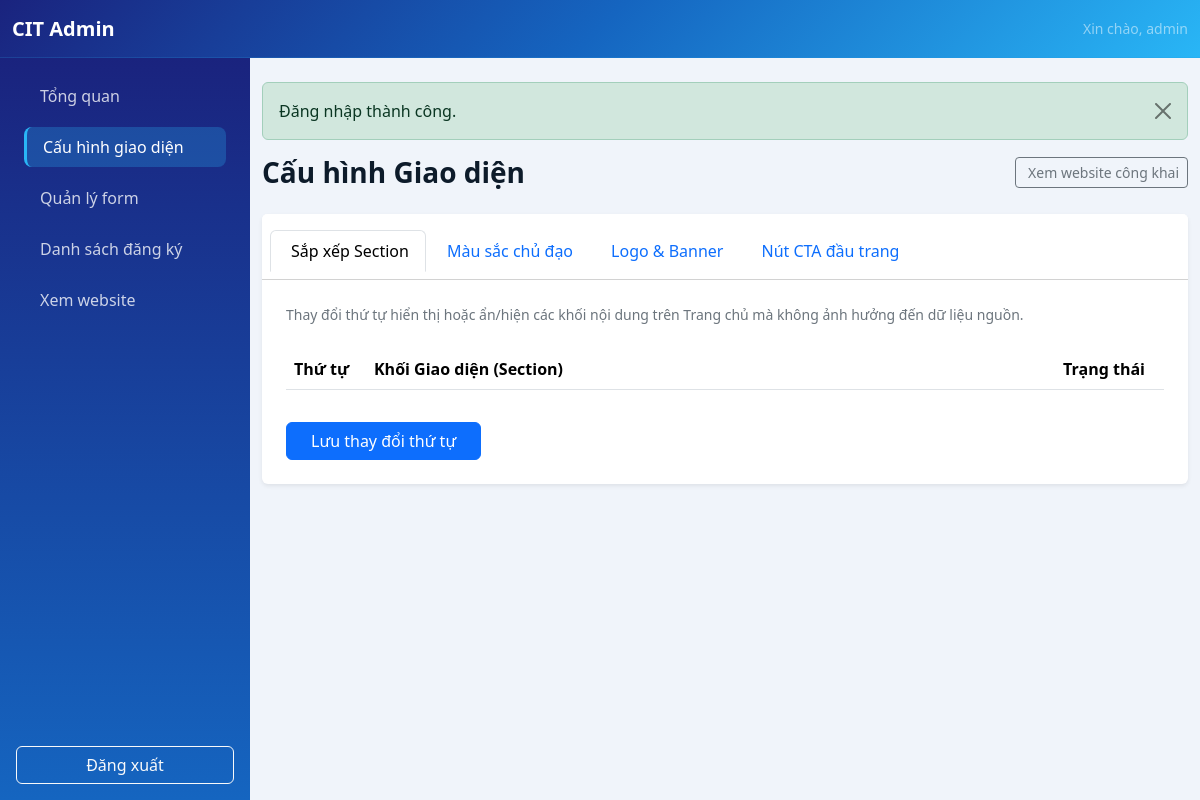
The app's page /admin/settings.php (signed in), older data.
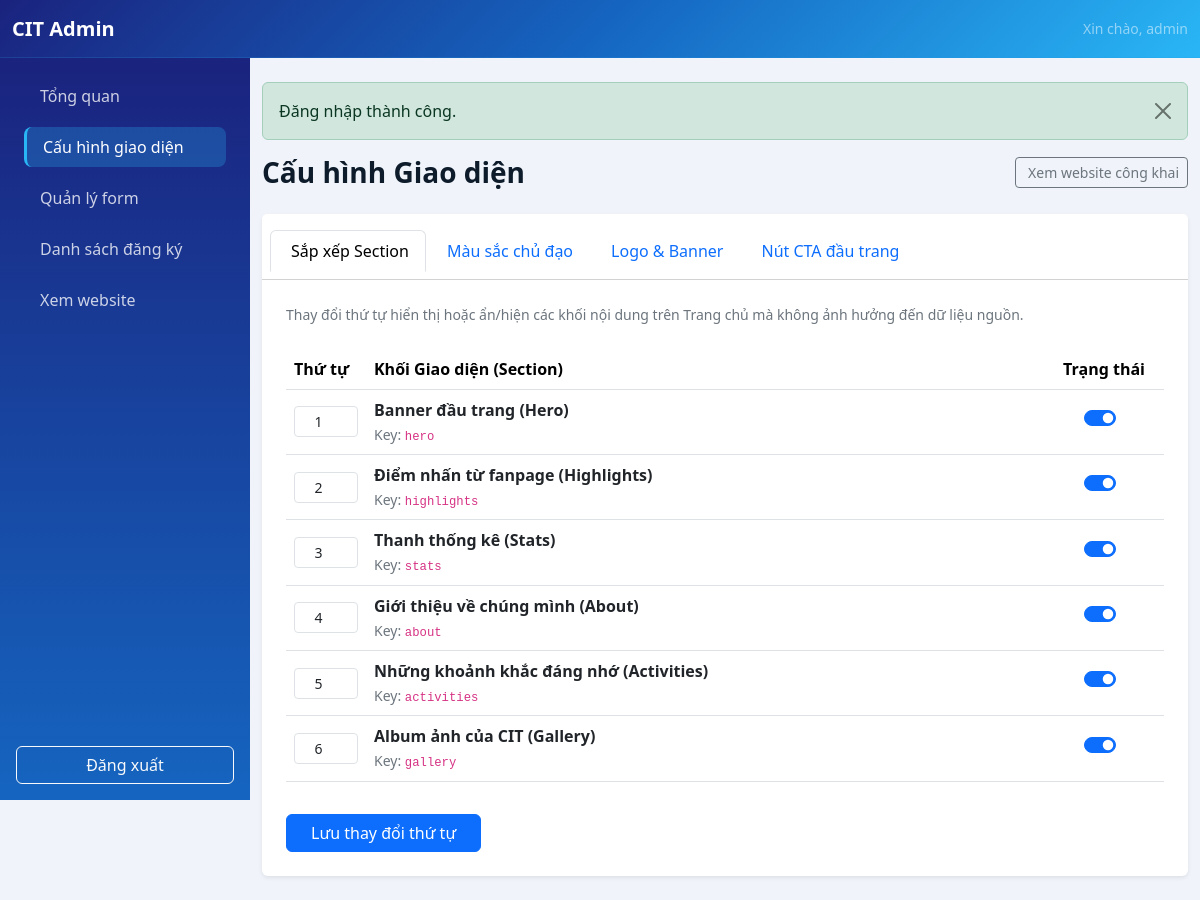
The same page, newer data.
### tables this page shows
CREATE TABLE `sections` (
  `id` int unsigned NOT NULL AUTO_INCREMENT,
  `section_key` varchar(50) NOT NULL,
  `section_name` varchar(100) NOT NULL,
  `sort_order` int unsigned NOT NULL DEFAULT '0',
  `is_visible` tinyint(1) NOT NULL DEFAULT '1',
  PRIMARY KEY (`id`),
  UNIQUE KEY `section_key` (`section_key`)
);

### config.php (called while the page is built, shortened)
<?php
function e(?string $value): string
{
    return htmlspecialchars($value ?? '', ENT_QUOTES | ENT_SUBSTITUTE, 'UTF-8');
}
function get_flash(): ?array
{
    $flash = $_SESSION['flash'] ?? null;
    return is_array($flash) ? $flash : null;
}

### includes/helpers.php (called while the page is built, shortened)
<?php
function render_component(string $component, array $props = []): void
{
    $component = preg_replace('/[^a-zA-Z0-9_\/\\-]+/', '', $component);
    $componentPath = __DIR__ . '/components/' . str_replace(['\\', '/'], DIRECTORY_SEPARATOR, $component) . '.php';
    extract($props, EXTR_SKIP);
    require $componentPath;
}

### includes/db.php (called while the page is built, shortened)
<?php
function db(): PDO
{
    static $pdo = null;
    if ($pdo instanceof PDO) {
        return $pdo;
    }
    $dbHost = getenv('DB_HOST') ?: '127.0.0.1';
    $dbPort = getenv('DB_PORT') ?: '3306';
    $dbName = getenv('DB_NAME') ?: 'club_management';
    $dbUser = getenv('DB_USER') ?: 'root';
    $dbPass = getenv('DB_PASS') ?: 'Cit@2026';
    $options = [
        PDO::ATTR_ERRMODE => PDO::ERRMODE_EXCEPTION,
        PDO::ATTR_DEFAULT_FETCH_MODE => PDO::FETCH_ASSOC,
        PDO::ATTR_EMULATE_PREPARES => false,
        PDO::ATTR_TIMEOUT => 5,
    ];
    if (defined('Pdo\Mysql::ATTR_INIT_COMMAND')) {
        $options[Pdo\Mysql::ATTR_INIT_COMMAND] = "SET SESSION sql_mode='STRICT_TRANS_TABLES,ERROR_FOR_DIVISION_BY_ZERO,NO_ENGINE_SUBSTITUTION'";
    } elseif (defined('PDO::MYSQL_ATTR_INIT_COMMAND')) {
        $options[PDO::MYSQL_ATTR_INIT_COMMAND] = "SET SESSION sql_mode='STRICT_TRANS_TABLES,ERROR_FOR_DIVISION_BY_ZERO,NO_ENGINE_SUBSTITUTION'";
    }
    try {
        $pdo = new PDO(
            "mysql:host={$dbHost};port={$dbPort};dbname={$dbName};charset=utf8mb4;connect_timeout=5",
            $dbUser,
            $dbPass,
            $options
        );
    } catch (PDOException $exception) {
        error_log('Database connection failed: ' . $exception->getMessage());
        http_response_code(500);
        exit('Không thể kết nối cơ sở dữ liệu. Vui lòng kiểm tra cấu hình.');
    }
    return $pdo;
}
class LazyPDO
{
    private ?PDO $instance = null;
    private function getPDO(): PDO
    {
        if ($this->instance === null) {
            $this->instance = db();
        }
        return $this->instance;
    }
    public function query(string $query, ?int $fetchMode = null, mixed ...$fetchModeArgs): PDOStatement|false
    {
        return $this->getPDO()->query($query, $fetchMode, ...$fetchModeArgs);
    }
}
$pdo = new LazyPDO();

### admin/settings.php (the view, shortened to what this page needs)
<?php
require_once __DIR__ . '/../includes/editable.php';
$sections = $pdo->query("SELECT * FROM `sections` ORDER BY `sort_order` ASC, `id` ASC")->fetchAll(PDO::FETCH_ASSOC);
$currentTab = $_GET['tab'] ?? 'sections';
require_once __DIR__ . '/header.php';
?>
<div class="d-flex align-items-center justify-content-between mb-4">
    <h1 class="h3 fw-bold mb-0">Cấu hình Giao diện</h1>
    <a href="../index.php" target="_blank" class="btn btn-sm btn-outline-secondary">
        <i class="bi bi-box-arrow-up-right me-1"></i>Xem website công khai
    </a>
</div>
<div class="card border-0 shadow-sm">
    <div class="card-header bg-white py-3">
        <ul class="nav nav-tabs card-header-tabs" role="tablist">
            <li class="nav-item">
                <a class="nav-link <?= $currentTab === 'sections' ? 'active' : '' ?>" href="?tab=sections">
                    <i class="bi bi-grid-3x3-gap me-1"></i>Sắp xếp Section
                </a>
            </li>
            <li class="nav-item">
                <a class="nav-link <?= $currentTab === 'colors' ? 'active' : '' ?>" href="?tab=colors">
                    <i class="bi bi-palette me-1"></i>Màu sắc chủ đạo
                </a>
            </li>
            <li class="nav-item">
                <a class="nav-link <?= $currentTab === 'images' ? 'active' : '' ?>" href="?tab=images">
                    <i class="bi bi-images me-1"></i>Logo & Banner
                </a>
            </li>
            <li class="nav-item">
                <a class="nav-link <?= $currentTab === 'ctas' ? 'active' : '' ?>" href="?tab=ctas">
                    <i class="bi bi-link-45deg me-1"></i>Nút CTA đầu trang
                </a>
            </li>
        </ul>
    </div>
    <div class="card-body p-4">
        <div class="tab-content">
            <div class="tab-pane fade <?= $currentTab === 'sections' ? 'show active' : '' ?>" role="tabpanel">
                <p class="text-secondary small mb-4">Thay đổi thứ tự hiển thị hoặc ẩn/hiện các khối nội dung trên Trang chủ mà không ảnh hưởng đến dữ liệu nguồn.</p>
                <form method="post" action="settings.php">
                    <div class="table-responsive">
                        <table class="table align-middle table-hover">
                            <thead>
                                <tr>
                                    <th style="width: 80px;">Thứ tự</th>
                                    <th>Khối Giao diện (Section)</th>
                                    <th style="width: 120px;" class="text-center">Trạng thái</th>
                                </tr>
                            </thead>
                            <tbody>
                                <?php foreach ($sections as $sec): ?>
                                    <tr>
                                        <td>
                                            <input type="number"
                                                   name="orders[<?= e($sec['section_key']) ?>]"
                                                   value="<?= (int)$sec['sort_order'] ?>"
                                                   class="form-control form-control-sm text-center"
                                                   min="1"
                                                   max="50"
                                                   required>
                                        </td>
                                        <td>
                                            <strong class="text-dark d-block"><?= e($sec['section_name']) ?></strong>
                                            <span class="text-secondary small">Key: <code><?= e($sec['section_key']) ?></code></span>
                                        </td>
                                        <td class="text-center">
                                            <div class="form-check form-switch d-inline-block">
                                                <input class="form-check-input"
                                                       type="checkbox"
                                                       name="visibles[<?= e($sec['section_key']) ?>]"
                                                       id="visible_<?= e($sec['section_key']) ?>"
                                                       value="1"
                                                       <?= (int)$sec['is_visible'] === 1 ? 'checked' : '' ?>>
                                            </div>
                                        </td>
                                    </tr>
                                <?php endforeach; ?>
                            </tbody>
                        </table>
                    </div>
                    <button type="submit" class="btn btn-primary px-4 mt-3">Lưu thay đổi thứ tự</button>
                </form>
            </div>
        </div>
    </div>
</div>
<?php
require_once __DIR__ . '/footer.php';
?>

### admin/header.php (shortened to what this page needs)
<?php
$adminPage = basename($_SERVER['SCRIPT_NAME'] ?? 'dashboard.php');
$flash = get_flash();
?>
<!doctype html>
<html lang="vi">
<head>
    <link href="../assets/vendor/bootstrap/css/bootstrap.min.css" rel="stylesheet">
    <link rel="stylesheet" href="../assets/css/admin.min.css">
</head>
<body class="admin-body">
<nav class="navbar navbar-dark admin-topbar sticky-top">
    <div class="container-fluid">
        <a class="navbar-brand fw-bold" href="dashboard.php">CIT Admin</a>
        <span class="text-white-50 small d-none d-sm-inline">Xin chào, <?= e((string) ($_SESSION['admin_username'] ?? 'admin')) ?></span>
    </div>
</nav>
<div class="admin-layout">
    <?php require __DIR__ . '/sidebar.php'; ?>
    <main class="admin-content">
        <div class="container-fluid py-4">
            <?php render_component('flash', ['flash' => $flash]); ?>

### admin/sidebar.php (shortened to what this page needs)
<?php
$membersPages = ['members.php', 'member-detail.php'];
?>
<aside class="offcanvas-lg offcanvas-start admin-sidebar" tabindex="-1" id="adminSidebar" aria-labelledby="adminSidebarLabel">
    <div class="offcanvas-body d-flex flex-column p-3">
        <nav class="nav nav-pills flex-column gap-2" aria-label="Điều hướng quản trị">
            <a class="nav-link <?= $adminPage === 'dashboard.php' ? 'active' : '' ?>" href="dashboard.php">Tổng quan</a>
            <a class="nav-link <?= $adminPage === 'settings.php' ? 'active' : '' ?>" href="settings.php">Cấu hình giao diện</a>
            <a class="nav-link <?= $adminPage === 'form-builder.php' ? 'active' : '' ?>" href="form-builder.php">Quản lý form</a>
            <a class="nav-link <?= in_array($adminPage, $membersPages, true) ? 'active' : '' ?>" href="members.php">Danh sách đăng ký</a>
            <a class="nav-link" href="../index.php" target="_blank" rel="noopener">Xem website</a>
        </nav>
        <form class="mt-auto pt-4" method="post" action="logout.php">
            <button class="btn btn-outline-light w-100" type="submit">Đăng xuất</button>
        </form>
    </div>
</aside>

### includes/components/flash.php (shortened to what this page needs)
<?php
$flash = $flash ?? get_flash();
if ($flash): ?>
    <div class="alert alert-<?= e($flash['type']) ?> alert-dismissible fade show" role="alert">
        <?= e($flash['message']) ?>
        <button type="button" class="btn-close" data-bs-dismiss="alert" aria-label="Close"></button>
    </div>
<?php endif; ?>

### admin/footer.php (shortened to what this page needs)
        </div>
    </main>
</div>
</body>
</html>

Row changes from the older to the newer data that the page shows:
added sections: section_key+sort_order "1", section_name "Banner đầu trang (Hero)", section_key "hero", is_visible "☑"
added sections: section_key+sort_order "2", section_name "Điểm nhấn từ fanpage (Highlights)", section_key "highlights", is_visible "☑"
added sections: section_key+sort_order "3", section_name "Thanh thống kê (Stats)", section_key "stats", is_visible "☑"
added sections: section_key+sort_order "4", section_name "Giới thiệu về chúng mình (About)", section_key "about", is_visible "☑"
added sections: section_key+sort_order "5", section_name "Những khoảnh khắc đáng nhớ (Activities)", section_key "activities", is_visible "☑"
added sections: section_key+sort_order "6", section_name "Album ảnh của CIT (Gallery)", section_key "gallery", is_visible "☑"
